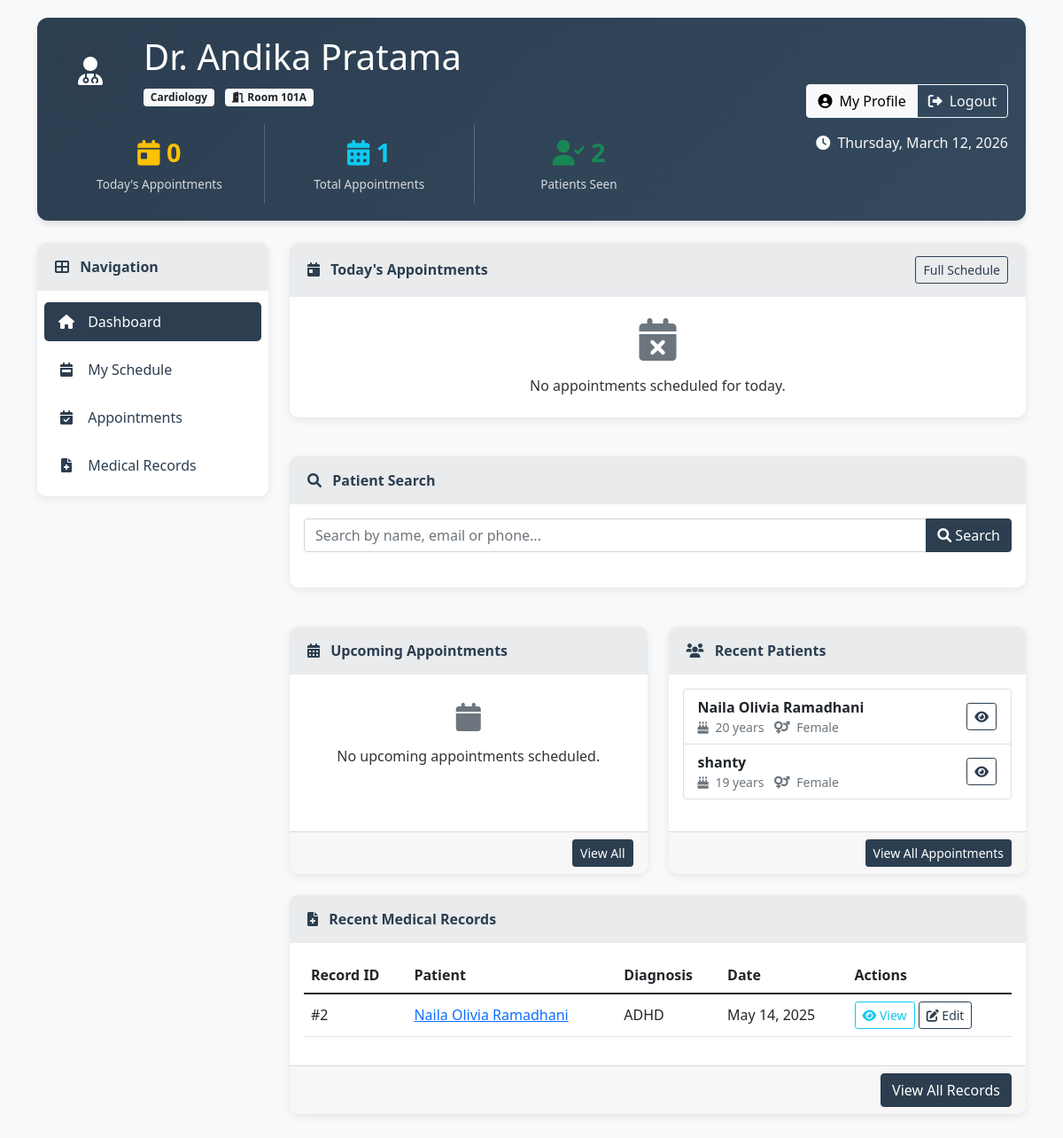
Page /doctor_dashboard.php (signed in) on the committed database.
### tables this page shows
CREATE TABLE `doctors` (
  `doctor_id` int(11) NOT NULL,
  `name` varchar(100) NOT NULL,
  `specialty_id` int(11) NOT NULL,
  `room_number` varchar(20) NOT NULL,
  `phone` varchar(20) NOT NULL,
  `email` varchar(100) NOT NULL,
  `username` varchar(50) NOT NULL,
  `password` varchar(255) NOT NULL,
  `created_at` timestamp NOT NULL DEFAULT current_timestamp()
);

CREATE TABLE `specialties` (
  `specialty_id` int(11) NOT NULL,
  `name` varchar(100) NOT NULL
);

CREATE TABLE `patients` (
  `patient_id` int(11) NOT NULL,
  `name` varchar(100) NOT NULL,
  `dob` date NOT NULL,
  `gender` enum('Male','Female','Other') NOT NULL,
  `phone` varchar(20) NOT NULL,
  `email` varchar(100) DEFAULT NULL,
  `address` text NOT NULL,
  `username` varchar(50) NOT NULL,
  `password` varchar(255) NOT NULL,
  `created_at` timestamp NOT NULL DEFAULT current_timestamp()
);

CREATE TABLE `medical_records` (
  `record_id` int(11) NOT NULL,
  `patient_id` int(11) NOT NULL,
  `doctor_id` int(11) NOT NULL,
  `appointment_id` int(11) NOT NULL,
  `diagnosis` text NOT NULL,
  `prescription` text DEFAULT NULL,
  `notes` text DEFAULT NULL,
  `created_at` timestamp NOT NULL DEFAULT current_timestamp()
);

### doctor_dashboard.php (the view, shortened to what the rows shown need)
<?php
require_once "config.php";
$doctor_id = $_SESSION["id"];
$sql = "SELECT d.name, d.room_number, s.name as specialty
        FROM doctors d
        JOIN specialties s ON d.specialty_id = s.specialty_id
        WHERE d.doctor_id = ?";
if($stmt = mysqli_prepare($conn, $sql)){
    mysqli_stmt_bind_param($stmt, "i", $param_doctor_id);
    $param_doctor_id = $doctor_id;
    if(mysqli_stmt_execute($stmt)){
        $result = mysqli_stmt_get_result($stmt);
        if(mysqli_num_rows($result) == 1){
            $doctor_info = mysqli_fetch_array($result);
        }
    }
}
$sql = "SELECT a.appointment_id, a.appointment_datetime, a.status,
               p.name as patient_name, p.dob, p.gender, p.phone
        FROM appointments a
        JOIN patients p ON a.patient_id = p.patient_id
        WHERE a.doctor_id = ? AND DATE(a.appointment_datetime) = ?
        ORDER BY a.appointment_datetime";
if($stmt = mysqli_prepare($conn, $sql)){
    $param_doctor_id = $doctor_id;
}
$sql = "SELECT a.appointment_id, a.appointment_datetime, a.status,
               p.name as patient_name
        FROM appointments a
        JOIN patients p ON a.patient_id = p.patient_id
        WHERE a.doctor_id = ? AND DATE(a.appointment_datetime) >= ? AND DATE(a.appointment_datetime) != ?
        ORDER BY a.appointment_datetime
        LIMIT 5";
if($stmt = mysqli_prepare($conn, $sql)){
    $param_doctor_id = $doctor_id;
}
$sql = "SELECT DISTINCT p.patient_id, p.name, p.dob, p.gender, MAX(a.appointment_datetime) as last_visit
        FROM appointments a
        JOIN patients p ON a.patient_id = p.patient_id
        WHERE a.doctor_id = ?
        GROUP BY p.patient_id, p.name, p.dob, p.gender
        ORDER BY last_visit DESC
        LIMIT 5";
if($stmt = mysqli_prepare($conn, $sql)){
    mysqli_stmt_bind_param($stmt, "i", $param_doctor_id);
    if(mysqli_stmt_execute($stmt)){
        $recent_patients = mysqli_stmt_get_result($stmt);
    }
}
?>
<!DOCTYPE html>
<html lang="en">
<head>
    <link rel="stylesheet" href="https://cdnjs.cloudflare.com/ajax/libs/bootstrap/5.1.3/css/bootstrap.min.css">
    <link rel="stylesheet" href="https://cdnjs.cloudflare.com/ajax/libs/font-awesome/6.0.0-beta3/css/all.min.css">
</head>
<body>
    <div class="container">
        <div class="dashboard-header">
            <div class="row align-items-center">
                <div class="col-md-8">
                    <div class="doctor-profile">
                        <div>
                            <h1>Dr. <?php echo isset($doctor_info) ? htmlspecialchars($doctor_info['name']) : 'Doctor'; ?></h1>
                            <p class="mb-0">
                                <span class="badge bg-light text-dark">
                                    <?php echo isset($doctor_info) ? htmlspecialchars($doctor_info['specialty']) : 'Specialist'; ?>
                                </span>
                                <span class="badge bg-light text-dark ms-2">
                                    <i class="fas fa-door-open me-1"></i>Room <?php echo isset($doctor_info) ? htmlspecialchars($doctor_info['room_number']) : 'N/A'; ?>
                                </span>
                            </p>
                        </div>
                    </div>
                </div>
            </div>
        </div>
        <div class="row">
            <div class="col-lg-9">
                <div class="row">
                    <div class="col-md-6 mb-4">
                        <div class="card h-100">
                            <div class="card-body">
                                <?php if(isset($recent_patients) && mysqli_num_rows($recent_patients) > 0): ?>
                                    <div class="list-group">
                                        <?php while($row = mysqli_fetch_array($recent_patients)): ?>
                                            <div class="list-group-item list-group-item-action d-flex justify-content-between align-items-center">
                                                <div>
                                                    <div class="fw-bold"><?php echo htmlspecialchars($row['name']); ?></div>
                                                    <div class="text-muted small">
                                                        <span class="me-2">
                                                            <i class="fas fa-birthday-cake me-1"></i>
                                                            <?php echo date_diff(date_create($row['dob']), date_create('now'))->y; ?> years
                                                        </span>
                                                        <span>
                                                            <i class="fas fa-venus-mars me-1"></i>
                                                            <?php echo htmlspecialchars($row['gender']); ?>
                                                        </span>
                                                    </div>
                                                </div>
                                                <a href="view_patient_details.php?id=<?php echo $row['patient_id']; ?>" class="btn btn-sm btn-outline-primary">
                                                    <i class="fas fa-eye"></i>
                                                </a>
                                            </div>
                                        <?php endwhile; ?>
                                    </div>
                                <?php endif; ?>
                            </div>
                        </div>
                    </div>
                </div>
                <div class="card mb-4">
                    <div class="card-body">
                        <?php
                        $sql = "SELECT mr.record_id, mr.diagnosis, mr.created_at,
                                       p.name as patient_name, p.patient_id, a.appointment_id
                                FROM medical_records mr
                                JOIN patients p ON mr.patient_id = p.patient_id
                                JOIN appointments a ON mr.appointment_id = a.appointment_id
                                WHERE mr.doctor_id = ?
                                ORDER BY mr.created_at DESC
                                LIMIT 5";
                        if($stmt = mysqli_prepare($conn, $sql)){
                            mysqli_stmt_bind_param($stmt, "i", $doctor_id);
                            if(mysqli_stmt_execute($stmt)){
                                $medical_records = mysqli_stmt_get_result($stmt);
                            }
                        }
                        ?>
                        <?php if(isset($medical_records) && mysqli_num_rows($medical_records) > 0): ?>
                            <div class="table-responsive">
                                <table class="table">
                                    <thead>
                                        <tr>
                                            <th>Record ID</th>
                                            <th>Patient</th>
                                            <th>Diagnosis</th>
                                            <th>Date</th>
                                            <th>Actions</th>
                                        </tr>
                                    </thead>
                                    <tbody>
                                        <?php while($row = mysqli_fetch_array($medical_records)): ?>
                                            <tr>
                                                <td>#<?php echo $row['record_id']; ?></td>
                                                <td>
                                                    <a href="view_patient_details.php?id=<?php echo $row['patient_id']; ?>">
                                                        <?php echo htmlspecialchars($row['patient_name']); ?>
                                                    </a>
                                                </td>
                                                <td>
                                                    <?php
                                                    $diagnosis = $row['diagnosis'];
                                                    echo (strlen($diagnosis) > 50) ? htmlspecialchars(substr($diagnosis, 0, 50) . '...') : htmlspecialchars($diagnosis);
                                                    ?>
                                                </td>
                                                <td><?php echo date('M d, Y', strtotime($row['created_at'])); ?></td>
                                                <td>
                                                    <a href="view_medical_record.php?id=<?php echo $row['record_id']; ?>" class="btn btn-sm btn-outline-info">
                                                        <i class="fas fa-eye"></i> View
                                                    </a>
                                                    <a href="edit_medical_record.php?id=<?php echo $row['record_id']; ?>" class="btn btn-sm btn-outline-primary">
                                                        <i class="fas fa-edit"></i> Edit
                                                    </a>
                                                </td>
                                            </tr>
                                        <?php endwhile; ?>
                                    </tbody>
                                </table>
                            </div>
                        <?php else: ?>
                            <div class="alert alert-info">
                                <i class="fas fa-info-circle me-2"></i> No recent medical records found.
                            </div>
                        <?php endif; ?>
                    </div>
                </div>
            </div>
        </div>
    </div>
</body>
</html>

### rows in the picture
doctors: name "Andika Pratama", specialty.name "Cardiology", room_number "101A"
patients: name "Naila Olivia Ramadhani", dob "20", gender "Female"
patients: name "shanty", dob "19", gender "Female"
medical_records: record_id "2", patient.name "Naila Olivia Ramadhani", diagnosis "ADHD", created_at "May 14, 2025"

### other values in the picture
mysqli_num_rows($today_appointments) "0"
$upcoming_count "1"
$patients_count "2"
